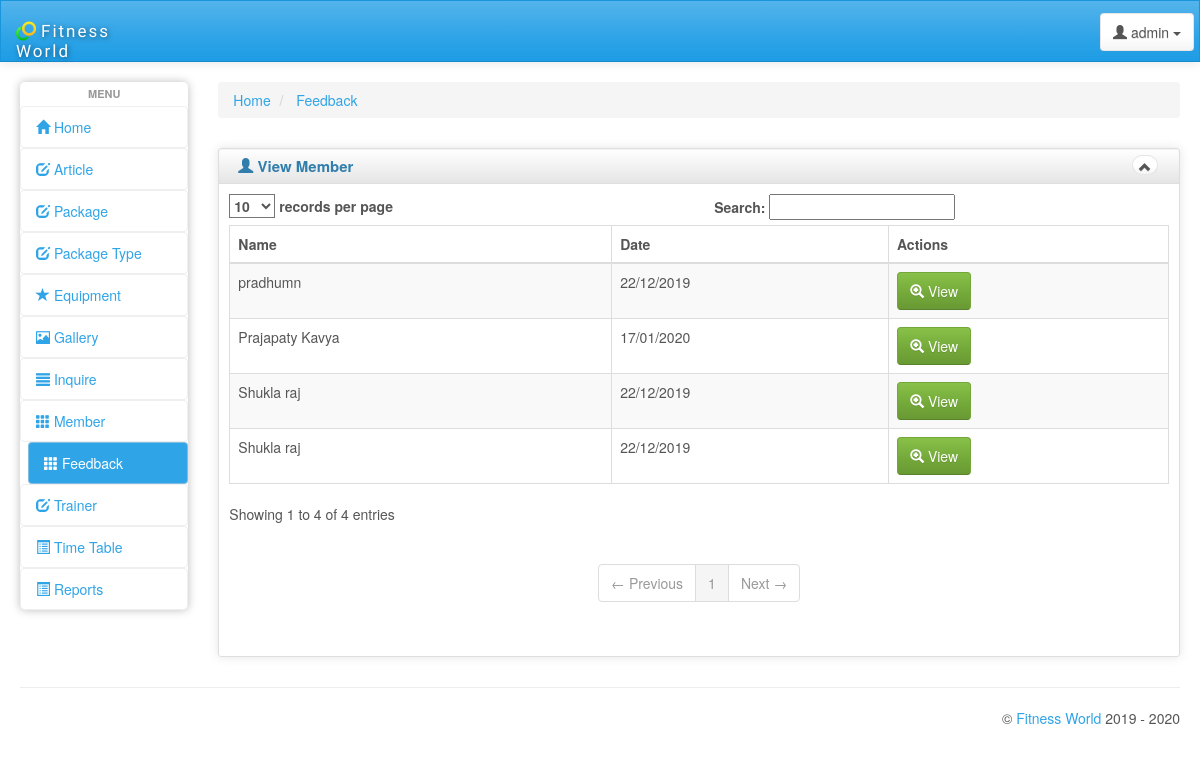
The app's page /admin/feedback.php (signed in) with its own data.
### tables this page shows
CREATE TABLE IF NOT EXISTS `feedback` (
  `ID` int(5) NOT NULL AUTO_INCREMENT,
  `Name` varchar(50) NOT NULL,
  `Feedback` varchar(1000) NOT NULL,
  `date1` varchar(10) NOT NULL,
  PRIMARY KEY (`ID`)
);

### admin/feedback.php (the view, shortened to what this page needs)
<!DOCTYPE html>
<html lang="en">
<head>
    <link id="bs-css" href="css/bootstrap-cerulean.min.css" rel="stylesheet">
    <link href="css/charisma-app.css" rel="stylesheet">
    <link href='bower_components/fullcalendar/dist/fullcalendar.css' rel='stylesheet'>
    <link href='bower_components/fullcalendar/dist/fullcalendar.print.css' rel='stylesheet' media='print'>
    <link href='bower_components/chosen/chosen.min.css' rel='stylesheet'>
    <link href='bower_components/colorbox/example3/colorbox.css' rel='stylesheet'>
    <link href='bower_components/responsive-tables/responsive-tables.css' rel='stylesheet'>
    <link href='bower_components/bootstrap-tour/build/css/bootstrap-tour.min.css' rel='stylesheet'>
    <link href='css/jquery.noty.css' rel='stylesheet'>
    <link href='css/noty_theme_default.css' rel='stylesheet'>
    <link href='css/elfinder.min.css' rel='stylesheet'>
    <link href='css/elfinder.theme.css' rel='stylesheet'>
    <link href='css/jquery.iphone.toggle.css' rel='stylesheet'>
    <link href='css/uploadify.css' rel='stylesheet'>
    <link href='css/animate.min.css' rel='stylesheet'>
</head>
<body>
   <?php include"header.php";?>
        <div id="content" class="col-lg-10 col-sm-10">
                <div>
        <ul class="breadcrumb">
            <li>
                <a href="#">Home</a>
            </li>
            <li>
                <a href="#">Feedback</a>
            </li>
        </ul>
    </div>
    <div class="row">
    <div class="box col-md-12">
    <div class="box-inner">
    <div class="box-header well" data-original-title="">
        <h2><i class="glyphicon glyphicon-user"></i> View Member</h2>
        <div class="box-icon">
            <a href="#" class="btn btn-minimize btn-round btn-default"><i
                    class="glyphicon glyphicon-chevron-up"></i></a>
        </div>
    </div>
    <div class="box-content">
    <table class="table table-striped table-bordered bootstrap-datatable datatable responsive">
    <thead>
    <tr>
        <th>Name</th>
        <th>Date</th>
        <th>Actions</th>
    </tr>
    </thead>
    <tbody>
    <tr>
		<?php
				    	$q="SELECT * from feedback";
						$run=mysql_query($q) or die(mysql_error());
while($row = mysql_fetch_assoc( $run ))
{
	$id=$row['ID'];
	$name=$row['Name'];
	$date1=$row['date1'];
	?>
        <td><?php echo $name;?></td>
        <td class="center"><?php echo $date1;?></td>
    <?php echo '<td class="center">
   <a class="btn btn-success" href="view_feedback.php?id=' . $id . '">
                <i class="glyphicon glyphicon-zoom-in icon-white"></i>
                View
            </a>
	</td>
	</tr>';
}
?>
    </tbody>
    </table>
    </div>
    </div>
    </div>
    </div>
    </div>
</div>
    <hr>
  <?php include"footer.php"; ?>
</div>
</body>
</html>

### admin/css/charisma-app.css (style rules this page uses)
.box { margin-top: 10px; margin-bottom: 10px; }
.box-inner { border: 1px solid #DEDEDE; border-radius: 3px; -webkit-border-radius: 3px; -moz-border-radius: 3px; box-shadow: 0 0 10px rgba(189, 189, 189, 0.4); -webkit-box-shadow: 0 0 10px rgba(189, 189, 189, 0.4); -moz-box-shadow: 0 0 10px rgba(189, 189, 189, 0.4); }
.box-header { border: none; padding-top: 5px; border-bottom: 1px solid #DEDEDE; border-radius: 3px 3px 0 0; -webkit-border-radius: 3px 3px 0 0; -moz-border-radius: 3px 3px 0 0; height: 35px; min-height: 35px !important; margin-bottom: 0; font-weight: bold; font-size: 16px; background: -moz-linear-gradient(top, rgba(255, 255, 255, 0) 0%, rgba(0, 0, 0, 0.1) 100%); background: -webkit-gradient(linear, left top, left bottom, color-stop(0%, rgba(255, 255, 255, 0)), color-stop(100%, rgba(0, 0, 0, 0.1))); background: -webkit-linear-gradient(top, rgba(255, 255, 255, 0) 0%, rgba(0, 0, 0, 0.1) 100%); background: -o-linear-gradient(top, rgba(255, 255, 255, 0) 0%, rgba(0, 0, 0, 0.1) 100%); background: -ms-linear-gradient(top, rgba(255, 255, 255, 0) 0%, rgba(0, 0, 0, 0.1) 100%); background: linear-gradient(to bottom, rgba(255, 255, 255, 0) 0%, rgba(0, 0, 0, 0.1) 100%); filter: progid:DXImageTransform.Microsoft.gradient(startColorstr='#00ffffff', endColorstr='#1a000000', GradientType=0); }
.box-header h2 { font-size: 15px; width: auto; clear: none; float: left; line-height: 25px; white-space: nowrap; font-weight: bold; margin-top: 0; margin-bottom: 0; }
.box-header h2 > i { margin-top: 1px; }
.box-icon { float: right; }
.box-icon a { clear: none; float: left; margin: 0 2px; height: 20px; width: 5px; margin-top: 1px; }
.box-icon a i { margin-left: -6px; top: -1px; }
.box-content { padding: 10px; }
.btn-round { border-radius: 40px; -webkit-border-radius: 40px; -moz-border-radius: 40px; font-size: 12px; padding-top: 4px; }
@media only screen and (min-width: 980px) { a, button, input[type=submit], input[type=button], .product-img { -webkit-transition: .5s; -moz-transition: .5s; -ms-transition: .5s; -o-transition: .5s; transition: .5s; } }

### admin/bower_components/responsive-tables/responsive-tables.css (style rules this page uses)
table th { font-weight: bold; }
table td, table th { padding: 9px 10px; text-align: left; }

### records on screen
feedback: Name "pradhumn", date1 "22/12/2019"
feedback: Name "Shukla raj", date1 "22/12/2019"
feedback: Name "Shukla raj", date1 "22/12/2019"
feedback: Name "Prajapaty Kavya", date1 "17/01/2020"
